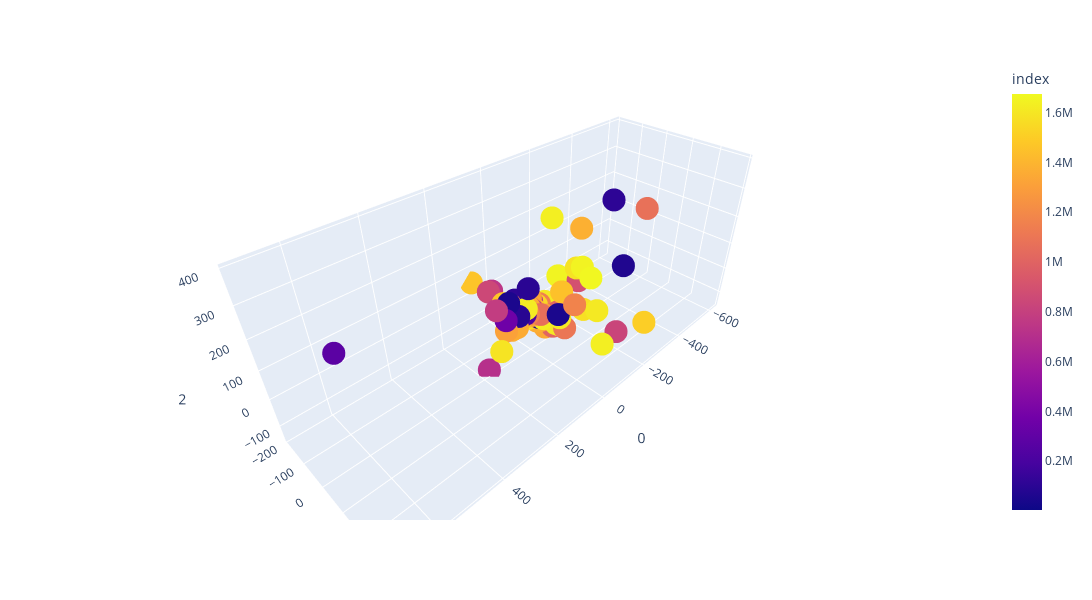

Source (notebook cell):
### Code cell
std_func.pca_visualize_3d(plt_23)

### Figure 1 — Plotly figure (JSON) as saved in the notebook; plotly's stock layout.template omitted (floating-point values rounded to 4 significant figures; data arrays with more than 128 entries replaced by an {"elided": "..."} marker saying what was removed)
{"data": [{"customdata": {"elided": "564x1 int values"}, "hovertemplate": "0=%{x}<br>1=%{y}<br>2=%{z}<br>name=%{customdata[0]}<br>index=%{marker.color}<extra></extra>", "legendgroup": "", "marker": {"color": {"elided": "564 int values"}, "coloraxis": "coloraxis", "symbol": "circle"}, "mode": "markers", "name": "", "scene": "scene", "showlegend": false, "type": "scatter3d", "x": {"elided": "564 float values"}, "y": {"elided": "564 float values"}, "z": {"elided": "564 float values"}}], "layout": {"coloraxis": {"colorbar": {"title": {"text": "index"}}, "colorscale": [[0, "#0d0887"], [0.1111, "#46039f"], [0.2222, "#7201a8"], [0.3333, "#9c179e"], [0.4444, "#bd3786"], [0.5556, "#d8576b"], [0.6667, "#ed7953"], [0.7778, "#fb9f3a"], [0.8889, "#fdca26"], [1, "#f0f921"]]}, "height": 600, "legend": {"tracegroupgap": 0}, "margin": {"t": 60}, "scene": {"aspectmode": "auto", "aspectratio": {"x": 1.874, "y": 0.6931, "z": 0.7701}, "domain": {"x": [0, 1], "y": [0, 1]}, "xaxis": {"title": {"text": "0"}, "type": "linear"}, "yaxis": {"title": {"text": "1"}, "type": "linear"}, "zaxis": {"title": {"text": "2"}, "type": "linear"}}, "width": 1200}}
